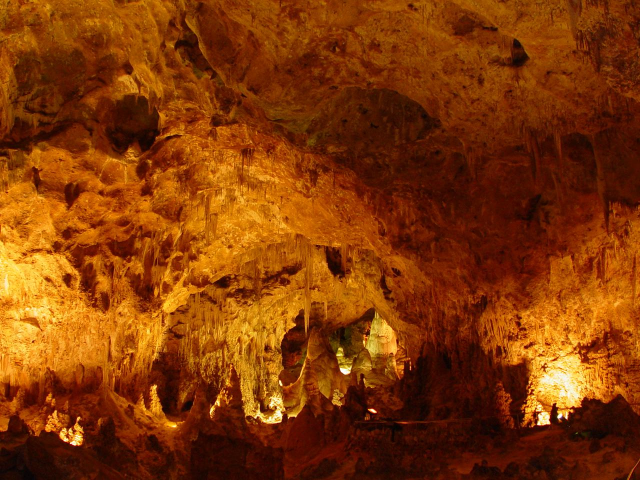
#> input picture dataset/natural_training/sun_aacjktmrhydsnuto.jpg, 1280 x 960 px (shown at 1/2 size); its folder holds 4 pictures in this run
$ jupyter execute --allow-errors svm_lumi_1106.ipynb
#> lines starting #> are read from the running program, lines starting #| are printed output that depends on the picture
[cell 1]
import os
import numpy as np
from sklearn import svm
from skimage.io import imread
from skimage.transform import resize

[cell 2]
def load_images(folder):
#> called with folder = './dataset/natural_training/'
    images = []
    for filename in os.listdir(folder):
        if filename.endswith('.jpg'):
            img = imread(os.path.join(folder, filename))
#> img is the input picture: shape (960, 1280, 3); mean R, G, B 128.8, 56.2, 7
            img = resize(img, (64, 64))
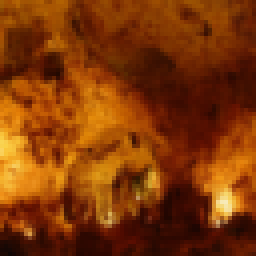
#> img: shape (64, 64, 3) float64 (shown 4 times larger); mean R, G, B 0.505, 0.22, 0.0273
            images.append(img)
#> pass 2 of the loop in load_images, `for filename in os.listdir(folder):`:
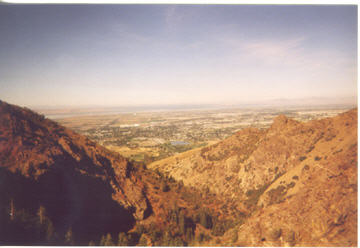
#> input picture dataset/natural_training/sun_aamfajenewymdrxj.jpg, 360 x 248 px
#> in load_images, img is the input picture: shape (248, 360, 3); mean R, G, B 171, 143.8, 130.9
#> in load_images, `img = resize(img, (64, 64))`:
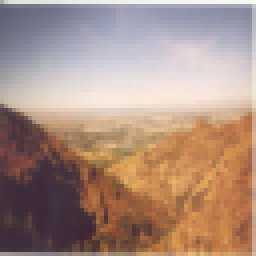
#> img: shape (64, 64, 3) float64 (shown 4 times larger); mean R, G, B 0.67, 0.563, 0.513
#> pass 3 of the loop in load_images, `for filename in os.listdir(folder):`:
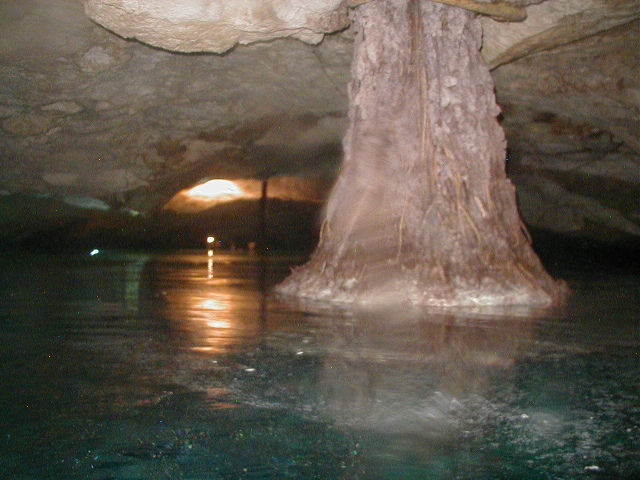
#> input picture dataset/natural_training/sun_acozztgrmnbuasww.jpg, 1280 x 960 px (shown at 1/2 size)
#> in load_images, img is the input picture: shape (960, 1280, 3); mean R, G, B 95.1, 86.1, 74.3
#> in load_images, `img = resize(img, (64, 64))`:
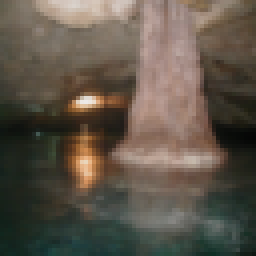
#> img: shape (64, 64, 3) float64 (shown 4 times larger); mean R, G, B 0.373, 0.338, 0.291
#> the loop made 4 passes; the first 3 are shown
            # print('Loaded %s' % filename)
    return np.asarray(images)

[cell 3]
os.listdir('./dataset/natural_training')

[cell 4]
natural_images = load_images('./dataset/natural_training/')
#> (the rest of this cell did not finish here and is left out)


natural_labels = np.zeros(len(natural_images))
manmade_labels = np.ones(len(manmade_images))

X_train = np.concatenate((natural_images, manmade_images))
y_train = np.concatenate((natural_labels, manmade_labels))

print(f"Number of natural images: {len(natural_images)}")
print(f"Number of manmade images: {len(manmade_images)}")
print(f"Shape of X_train: {X_train.shape}")
print(f"Shape of y_train: {y_train.shape}")

[cell 5]
svm_classifier = svm.SVC(kernel='linear', probability=True)
#> (the rest of this cell did not finish here and is left out)

#> (a cell that did not finish here is left out)
